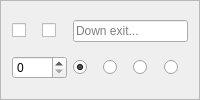
       <widget class="QFrame" name="frame_down">
        <property name="sizePolicy">
         <sizepolicy hsizetype="Preferred" vsizetype="Preferred">
          <horstretch>0</horstretch>
          <verstretch>0</verstretch>
         </sizepolicy>
        </property>
        <property name="frameShape">
         <enum>QFrame::StyledPanel</enum>
        </property>
        <property name="frameShadow">
         <enum>QFrame::Raised</enum>
        </property>
        <layout class="QGridLayout" name="gridLayout_down">
         <item row="0" column="0">
          <widget class="QCheckBox" name="noroute_down">
           <property name="cursor">
            <cursorShape>PointingHandCursor</cursorShape>
           </property>
           <property name="focusPolicy">
            <enum>Qt::NoFocus</enum>
           </property>
           <property name="toolTip">
            <string>Prevent a route being created via this exit, equivalent to an infinite exit weight</string>
           </property>
           <property name="text">
            <string/>
           </property>
           <property name="checkable">
            <bool>true</bool>
           </property>
          </widget>
         </item>
         <item row="0" column="1">
          <widget class="QCheckBox" name="stub_down">
           <property name="cursor">
            <cursorShape>PointingHandCursor</cursorShape>
           </property>
           <property name="toolTip">
            <string>Create an exit in this direction with unknown destination, mutually exclusive with an actual exit roomID</string>
           </property>
           <property name="text">
            <string/>
           </property>
          </widget>
         </item>
         <item row="0" column="2" colspan="4">
          <widget class="QLineEdit" name="down">
           <property name="toolTip">
            <string>Set the number of the room down from this one, will be blue for a valid number or red for invalid</string>
           </property>
           <property name="placeholderText">
            <string>Down exit...</string>
           </property>
          </widget>
         </item>
         <item row="1" column="0" colspan="2">
          <widget class="QSpinBox" name="weight_down">
           <property name="cursor">
            <cursorShape>SizeVerCursor</cursorShape>
           </property>
           <property name="toolTip">
            <string>Set to a positive value to overide the default (Room) Weight for using this Exit route, zero value assigns the default.</string>
           </property>
           <property name="maximum">
            <number>9999</number>
           </property>
          </widget>
         </item>
         <item row="1" column="2">
          <widget class="QRadioButton" name="doortype_none_down">
           <property name="cursor">
            <cursorShape>PointingHandCursor</cursorShape>
           </property>
           <property name="toolTip">
            <string>No door symbol is drawn on 2D Map for this exit</string>
           </property>
           <property name="text">
            <string/>
           </property>
           <property name="checked">
            <bool>true</bool>
           </property>
           <attribute name="buttonGroup">
            <string notr="true">doortype_down</string>
           </attribute>
          </widget>
         </item>
         <item row="1" column="3">
          <widget class="QRadioButton" name="doortype_open_down">
           <property name="cursor">
            <cursorShape>PointingHandCursor</cursorShape>
           </property>
           <property name="toolTip">
            <string>Green (Open) door symbol would be drawn on 2D Map (but not currently), can be set on either a stub or a real exit</string>
           </property>
           <property name="text">
            <string/>
           </property>
           <attribute name="buttonGroup">
            <string notr="true">doortype_down</string>
           </attribute>
          </widget>
         </item>
         <item row="1" column="4">
          <widget class="QRadioButton" name="doortype_closed_down">
           <property name="cursor">
            <cursorShape>PointingHandCursor</cursorShape>
           </property>
           <property name="toolTip">
            <string>Orange (Closed) door symbol would be drawn on 2D Map (but not currently), can be set on either a stub or a real exit</string>
           </property>
           <property name="text">
            <string/>
           </property>
           <attribute name="buttonGroup">
            <string notr="true">doortype_down</string>
           </attribute>
          </widget>
         </item>
         <item row="1" column="5">
          <widget class="QRadioButton" name="doortype_locked_down">
           <property name="cursor">
            <cursorShape>PointingHandCursor</cursorShape>
           </property>
           <property name="toolTip">
            <string>Red (Locked) door symbol would be drawn on 2D Map (but not currently), can be set on either a stub or a real exit</string>
           </property>
           <property name="text">
            <string/>
           </property>
           <attribute name="buttonGroup">
            <string notr="true">doortype_down</string>
           </attribute>
          </widget>
         </item>
        </layout>
       </widget>
